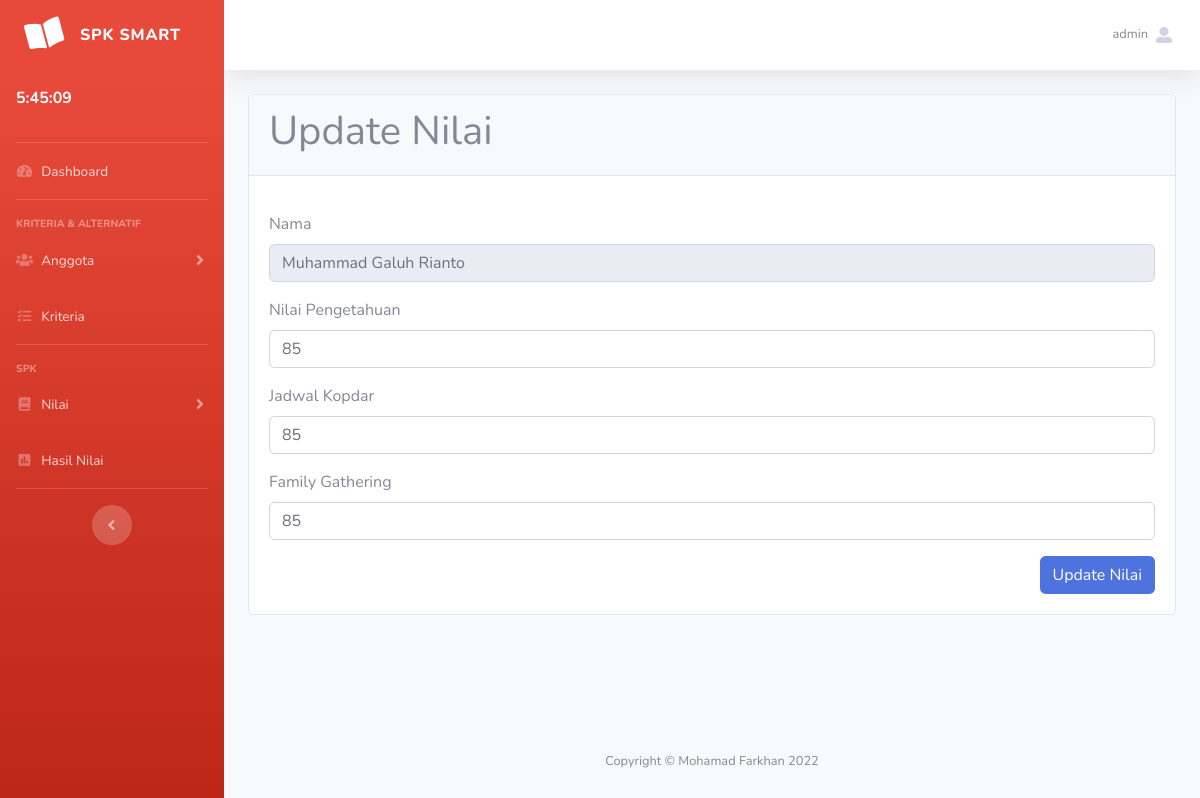
/updateNilai.php?id=5 (signed in), run on the app's committed database.
### tables this page shows
CREATE TABLE `nilai` (
  `id_nilai` int(11) NOT NULL,
  `nama_anggota` varchar(128) NOT NULL,
  `n_pengetahuan` int(3) NOT NULL,
  `n_kopdar` int(3) NOT NULL,
  `n_famgath` int(3) NOT NULL
);

### updateNilai.php (the view, shortened to what this page needs)
<?php
include 'templates/head.php';
include 'templates/nav.php';
include 'koneksi.php';
?>
<div class="container-fluid fixed">
    <div class="row">
        <div class="col-lg">
            <div class="card">
                <div class="card-header">
                    <h1>Update Nilai</h1>
                </div>
                <div class="card-body">
                    <form role="form" action="aksi/updateNilai.php" method="POST">
                        <?php
                        $id = $_GET['id'];
                        $sql = "SELECT * FROM nilai WHERE id_nilai = '$id'";
                        $querry = mysqli_query($conn, $sql);
                        $tampilNilai = mysqli_fetch_array($querry);
                        ?>
                        <div class="form-group">
                            <label for="">Nama</label>
                            <input readonly type="text" class="form-control" name="nama" value="<?php echo $tampilNilai['nama_anggota']; ?>">
                        </div>
                        <div class="form-group">
                            <label for="">Nilai Pengetahuan</label>
                            <input required type="text" class="form-control" name="np" value="<?php echo $tampilNilai['n_pengetahuan']; ?>">
                        </div>
                        <div class="form-group">
                            <label for="">Jadwal Kopdar</label>
                            <input required type="text" class="form-control" name="jk" value="<?php echo $tampilNilai['n_kopdar']; ?>">
                        </div>
                        <div class="form-group">
                            <label for="">Family Gathering</label>
                            <input required type="text" class="form-control" name="fg" value="<?php echo $tampilNilai['n_famgath']; ?>">
                        </div>
                        <div class="form-group">
                            <input type="submit" name="update" class="btn btn-primary float-right" value="Update Nilai">
                        </div>
                    </form>
                </div>
            </div>
        </div>
    </div>
</div>
</div>
<?php
include 'templates/footer.php';
?>
</div>
</div>
<?php
include 'templates/foot.php';
?>

### data on the page
nilai: nama "Muhammad Galuh Rianto", np "85", jk "85", fg "85"

### other printed values
$_SESSION['username'] "admin"
